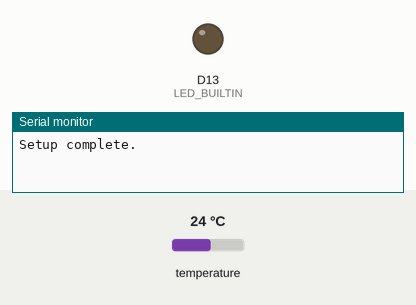
The sketch below on a simulated Arduino Nano 33 BLE. Shown: output pins drawn as LEDs (lit = HIGH), the last lines printed to the serial monitor. The test bench sets the inputs (shaded band); at power-on: temperature 24 °C. Nothing arrives over Bluetooth unless stated; a phone connects over Bluetooth LE 3 s after start.

Above: at 0.1 s.
At 3.1 s:
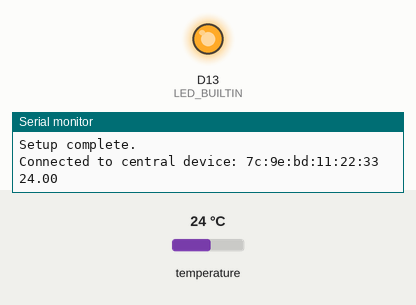
Timing chart, 0 to 4.6 s (numbered marks = the images above):
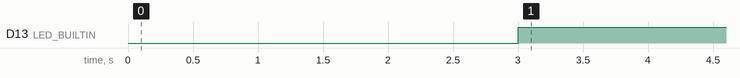

Measured:
- by itself, D13 (LED_BUILTIN): LOW → HIGH at 3.0 s

The sketch:

main.ino
```cpp
#include <Arduino_HTS221.h>
#include <ArduinoBLE.h>

BLEService service("181A"); // Standard Environmental Sensing Service
BLEFloatCharacteristic characteristic("2A1C", BLERead | BLENotify); // Temperature Measurement

void setup() {
  Serial.begin(9600);
  while (!Serial);

  pinMode(LED_BUILTIN, OUTPUT);

  if (!HTS.begin()) {
    Serial.println("Humidity and temperature sensor initialization failed!");
    while (true);
  }

  if (!BLE.begin()) {
    Serial.println("Bluetooth module initialization failed!");
    while (true);
  }

  BLE.setLocalName("temper-device");

  service.addCharacteristic(characteristic);
  BLE.addService(service);

  BLE.setAdvertisedService(service);
  if (!BLE.advertise()) {
    Serial.println("Bluetooth advertising failed!");
    while (true);
  }

  Serial.println("Setup complete.");
}

void loop() {
  BLEDevice central = BLE.central();
  if (!central)
    return;

  Serial.print("Connected to central device: ");
  Serial.println(central.address());
  digitalWrite(LED_BUILTIN, HIGH);

  while (central.connected()) {
      float new_temperature = HTS.readTemperature();
      Serial.println(new_temperature);
      if (new_temperature != characteristic.value())
        characteristic.writeValue(new_temperature);
      delay(1000);
  }

  Serial.print("Disconnected from central device: ");
  Serial.println(central.address());
  digitalWrite(LED_BUILTIN, LOW);
}
```
